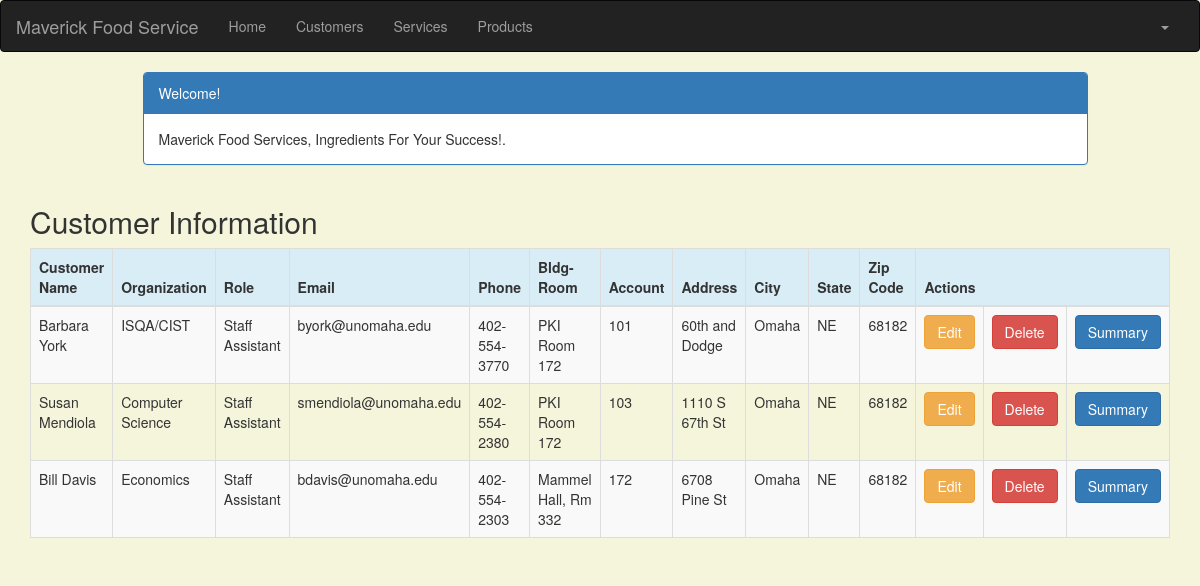
/customer_list (signed in), run on the app's committed database.
### crm/models.py (models this page shows, shortened)
class Customer(models.Model):
    cust_name = models.CharField(max_length=50)
    organization = models.CharField(max_length=100, blank=True)
    role = models.CharField(max_length=100)
    email = models.EmailField(max_length=100)
    bldgroom = models.CharField(max_length=100)
    address = models.CharField(max_length=200)
    account_number = models.IntegerField(blank=False, null=False)
    city = models.CharField(max_length=50)
    state = models.CharField(max_length=50)
    zipcode = models.CharField(max_length=10)
    phone_number = models.CharField(max_length=50)
    created_date = models.DateTimeField(
        default=timezone.now)
    updated_date = models.DateTimeField(auto_now_add=True)

### crm/views.py (the view)
# urls.py: path('customer_list', views.customer_list, name='customer_list'),
@login_required
def customer_list(request):
    customer = Customer.objects.filter(created_date__lte=timezone.now())
    return render(request, 'crm/customer_list.html',
                 {'customers': customer})

### crm/templates/crm/customer_list.html (shortened to what this page needs)
<!DOCTYPE html>
<html lang="en">
{% extends 'crm/base.html' %}
{% block content %}
    <html>
    <head>
        <link rel="stylesheet" href="https://maxcdn.bootstrapcdn.com/bootstrap/3.3.4/css/bootstrap.min.css">
    </head>
    <body>
    <div class="container">
        <div class="row">
            <div class="col-md-10 col-md-offset-1">
                <div class="panel panel-primary">
                    <div class="panel-heading">Welcome!</div>
                    <div class="panel-body">
                        Maverick Food Services, Ingredients For Your Success!.
                    </div>
                </div>
            </div>
        </div>
    </div>
    <div class="row">
        <h2 style="padding-left: 15Px">Customer Information</h2>
    </div>
    <div>
        <table class="table table-striped table-bordered table-hover">
            <thead>
            <tr class="bg-info">
                <th>Customer Name</th>
                <th>Organization</th>
                <th>Role</th>
                <th>Email</th>
                <th>Phone</th>
                <th>Bldg-Room</th>
                <th>Account</th>
                <th>Address</th>
                <th>City</th>
                <th>State</th>
                <th>Zip Code</th>
                <th colspan="3">Actions</th>
            </tr>
            </thead>
            <tbody>
            {% for customer in customers %}
                <tr>
                    <td>{{ customer.cust_name }}</td>
                    <td>{{ customer.organization }}</td>
                    <td>{{ customer.role }}</td>
                    <td>{{ customer.email }}</td>
                    <td>{{ customer.phone_number }}</td>
                    <td>{{ customer.bldgroom }}</td>
                    <td>{{ customer.account_number }}</td>
                    <td>{{ customer.address }}</td>
                    <td>{{ customer.city }}</td>
                    <td>{{ customer.state }}</td>
                    <td>{{ customer.zipcode }}</td>
                    <td><a href="{% url 'crm:customer_edit' pk=customer.pk %}" class="btn btn-warning">Edit</a></td>
                    <td><a href="{% url 'crm:customer_delete' pk=customer.pk %}"
                        onclick="return confirm('Are you sure you want to delete?')"
                        class="btn btn-danger">Delete</a>
                    </td>
                    <td><a href="{% url 'crm:summary' pk=customer.pk %}"
                           class="btn btn-primary">Summary</a>
                </tr>
            {% endfor %}
            </tbody>
        </table>
    </div>
    </body>
    </html>
{% endblock %}

### crm/templates/crm/customer_list.html (style rules this page uses)
body { background-color: beige; }

### data on the page
Customer: cust_name "Barbara York", organization "ISQA/CIST", role "Staff Assistant", email "byork@unomaha.edu", phone_number "402-554-3770", bldgroom "PKI Room 172", account_number "101", address "60th and Dodge", city "Omaha", state "NE", zipcode "68182"
Customer: cust_name "Susan Mendiola", organization "Computer Science", role "Staff Assistant", email "smendiola@unomaha.edu", phone_number "402-554-2380", bldgroom "PKI Room 172", account_number "103", address "1110 S 67th St", city "Omaha", state "NE", zipcode "68182"
Customer: cust_name "Bill Davis", organization "Economics", role "Staff Assistant", email "bdavis@unomaha.edu", phone_number "402-554-2303", bldgroom "Mammel Hall, Rm 332", account_number "172", address "6708 Pine St", city "Omaha", state "NE", zipcode "68182"
